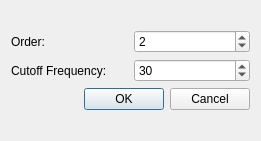
<?xml version="1.0" encoding="UTF-8"?>
<ui version="4.0">
 <class>DialogButterworthLowPassFilter</class>
 <widget class="QDialog" name="DialogButterworthLowPassFilter">
  <property name="geometry">
   <rect>
    <x>0</x>
    <y>0</y>
    <width>261</width>
    <height>141</height>
   </rect>
  </property>
  <property name="windowTitle">
   <string>Butterworth Low Pass Filter Setting</string>
  </property>
  <layout class="QVBoxLayout" name="verticalLayout_2">
   <item>
    <layout class="QVBoxLayout" name="verticalLayout">
     <item>
      <layout class="QGridLayout" name="gridLayout">
       <item row="0" column="0">
        <widget class="QLabel" name="label">
         <property name="text">
          <string>Order: </string>
         </property>
        </widget>
       </item>
       <item row="0" column="1">
        <widget class="QSpinBox" name="spinBoxOrder">
         <property name="minimum">
          <number>1</number>
         </property>
         <property name="maximum">
          <number>5</number>
         </property>
         <property name="value">
          <number>2</number>
         </property>
        </widget>
       </item>
       <item row="1" column="0">
        <widget class="QLabel" name="label_2">
         <property name="text">
          <string>Cutoff Frequency: </string>
         </property>
        </widget>
       </item>
       <item row="1" column="1">
        <widget class="QSpinBox" name="spinBoxFrequency">
         <property name="minimum">
          <number>1</number>
         </property>
         <property name="maximum">
          <number>512</number>
         </property>
         <property name="value">
          <number>30</number>
         </property>
        </widget>
       </item>
      </layout>
     </item>
     <item>
      <widget class="QDialogButtonBox" name="buttonBox">
       <property name="orientation">
        <enum>Qt::Horizontal</enum>
       </property>
       <property name="standardButtons">
        <set>QDialogButtonBox::Cancel|QDialogButtonBox::Ok</set>
       </property>
      </widget>
     </item>
    </layout>
   </item>
  </layout>
 </widget>
 <resources/>
 <connections>
  <connection>
   <sender>buttonBox</sender>
   <signal>accepted()</signal>
   <receiver>DialogButterworthLowPassFilter</receiver>
   <slot>accept()</slot>
   <hints>
    <hint type="sourcelabel">
     <x>248</x>
     <y>254</y>
    </hint>
    <hint type="destinationlabel">
     <x>157</x>
     <y>274</y>
    </hint>
   </hints>
  </connection>
  <connection>
   <sender>buttonBox</sender>
   <signal>rejected()</signal>
   <receiver>DialogButterworthLowPassFilter</receiver>
   <slot>reject()</slot>
   <hints>
    <hint type="sourcelabel">
     <x>316</x>
     <y>260</y>
    </hint>
    <hint type="destinationlabel">
     <x>286</x>
     <y>274</y>
    </hint>
   </hints>
  </connection>
 </connections>
</ui>
